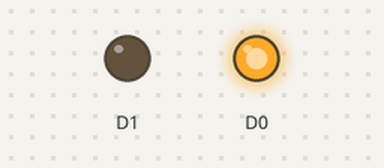
Bench run of a sketch on a simulated ESP8266 (NodeMCU). Parts: output pins drawn as LEDs (lit = HIGH).

Above: at 0.5 s.
At 2.5 s:
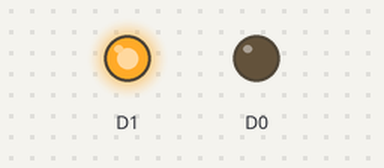
At 3.5 s:
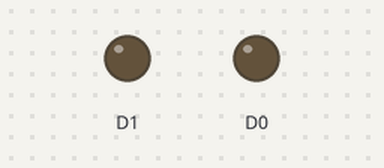
Timing chart, 0 to 5.2 s (numbered marks = the images above):
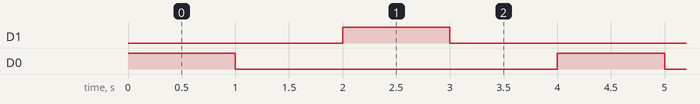

The sketch:

Blink.ino
```cpp
void setup() {
  // put your setup code here, to run once:
  pinMode(D0,OUTPUT);
  pinMode(D1,OUTPUT);
}

void loop() {
  // put your main code here, to run repeatedly:
  digitalWrite(D0,HIGH);
  delay(1000);
  digitalWrite(D0,LOW);
  delay(1000);
  digitalWrite(D1,HIGH);
  delay(1000);
  digitalWrite(D1,LOW);
  delay(1000);
}
```

Measured:
- by itself, D1, D0: alternates HIGH for 1.0 s and LOW for 3.0 s
- by itself, everything shown: repeats every 4.0 s, in 4 steps
